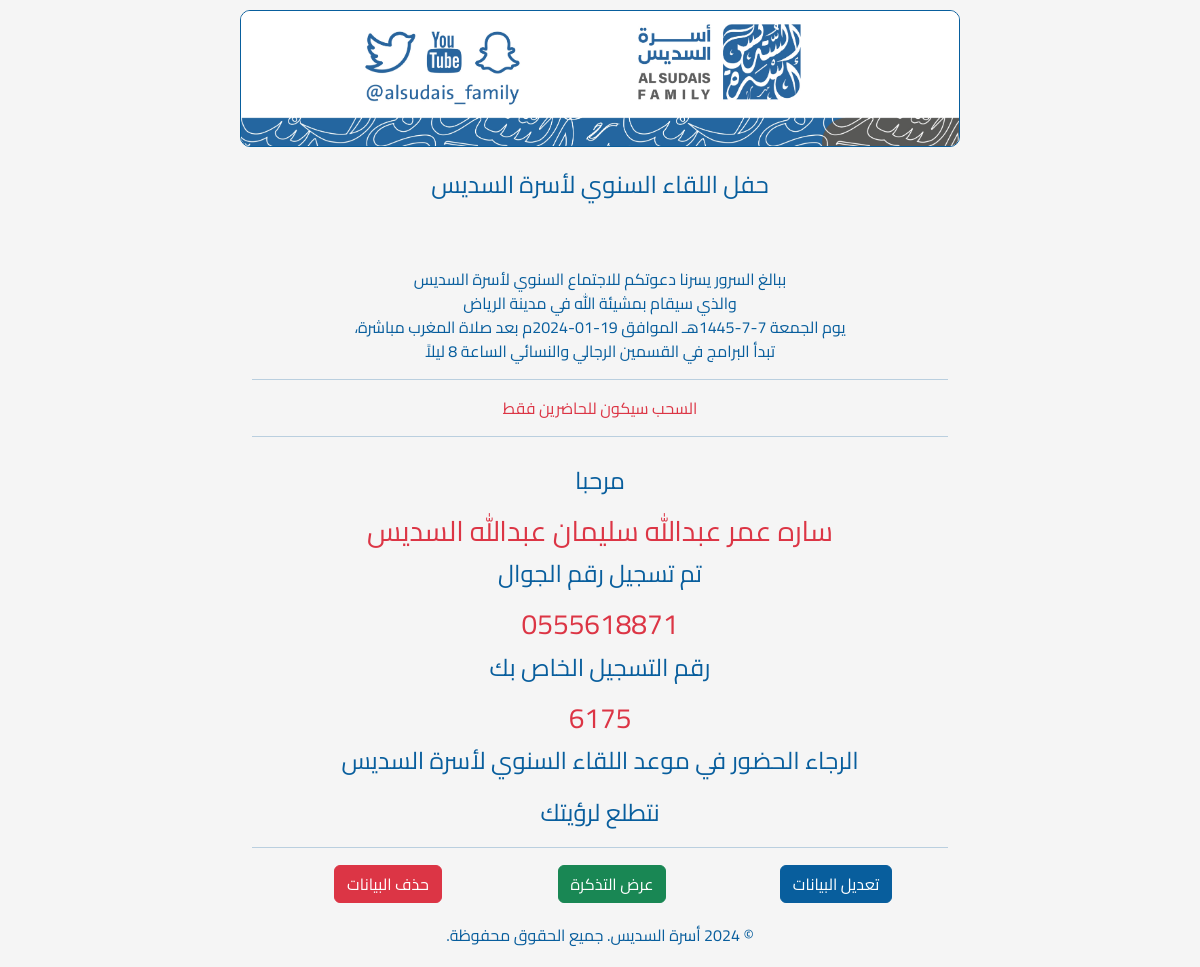
/registered/0555618871, run on an earlier commit of the app's database.
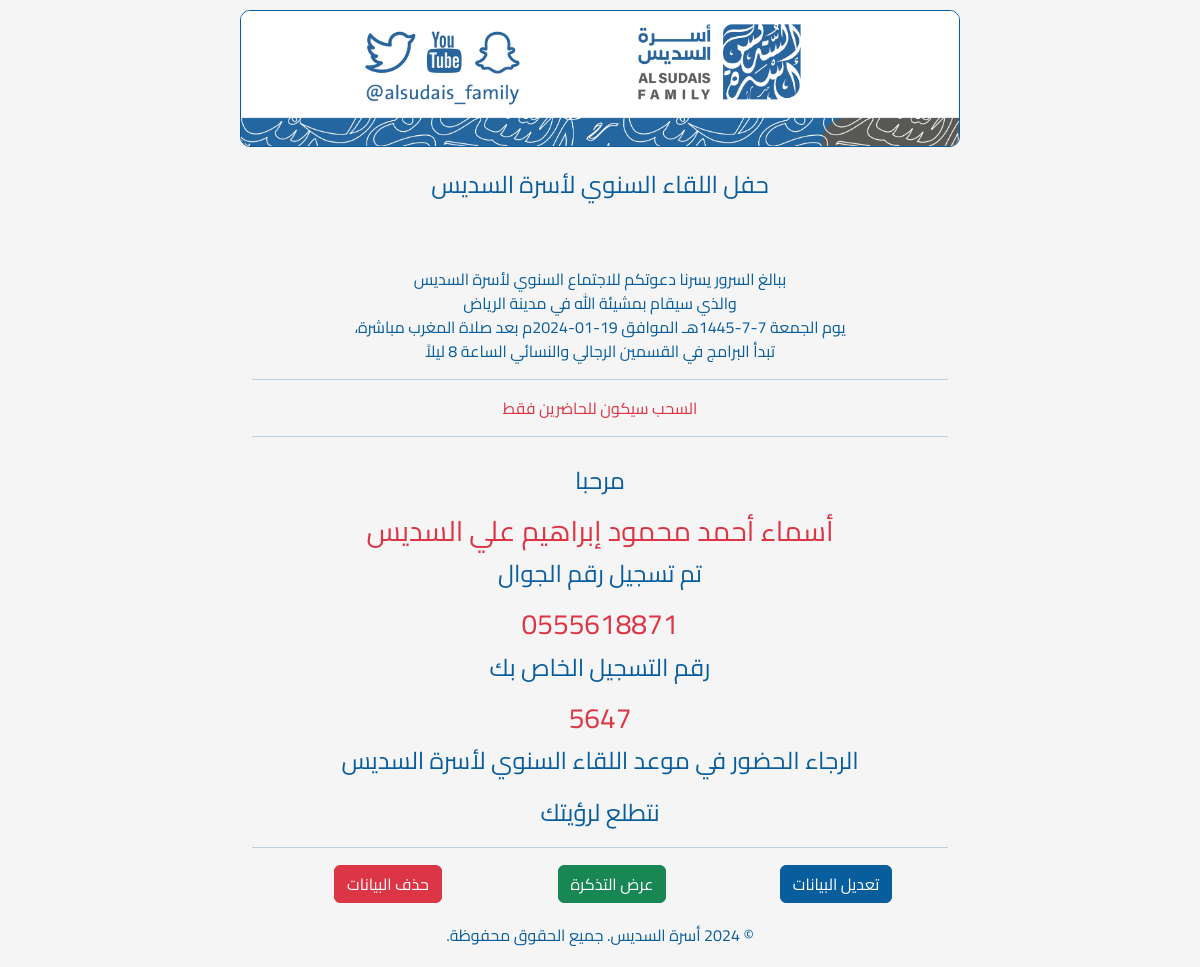
And on a later commit of the database.
### app.py (models this page shows)
class Registration(db.Model):
    __tablename__ = "registration"
    id = db.Column(db.Integer, primary_key=True, autoincrement=True)
    phone_number = db.Column(db.String(16), unique=True, nullable=False)
    first_name = db.Column(db.Text, nullable=False)
    family_name = db.Column(db.Text, nullable=False)
    father_name = db.Column(db.Text)
    first_grand_name = db.Column(db.Text)
    second_grand_name = db.Column(db.Text)
    third_grand_name = db.Column(db.Text)
    relation = db.Column(db.Text)
    age = db.Column(db.String(3))
    gender = db.Column(db.String(15))
    city = db.Column(db.Text)
    attendance = db.Column(db.Text, nullable=False)
    ideas = db.Column(db.Text)
    registration_number = db.Column(db.String(4), unique=True)
    prize_id = db.Column(db.Integer, db.ForeignKey("prize.id", name="fk_reg_prize_id"))
    is_attended = db.Column(db.Boolean, default=False)

### app.py (the view)
@app.route("/registered/<phone_number>", methods=["POST", "GET"])
def registered(phone_number):
    if not is_registered(phone_number):
        return redirect(url_for("index"))
    return render_template("registered.html", user_data=get_user_data(phone_number))

### app.py (called while the page is built)
def is_registered(phone_number):
    return Registration.query.filter_by(phone_number=phone_number).first() is not None

### templates/registered.html (shortened to what this page needs)
<!DOCTYPE html>
{% extends 'base.html' %}
{% block content %}
    <div class="header">
        <div class="text-center font-weight-bold">ببالغ السرور يسرنا دعوتكم للاجتماع السنوي لأسرة السديس</div>
        <div class="text-center font-weight-bold">والذي سيقام بمشيئة الله في مدينة الرياض</div>
        <div class="text-center font-weight-bold">يوم الجمعة 7-7-1445هـ الموافق 19-01-2024م بعد صلاة المغرب مباشرة،</div>
        <div class="text-center font-weight-bold">تبدأ البرامج في القسمين الرجالي والنسائي الساعة 8 ليلاً</div>
        <hr>
        <div class="text-center font-weight-bold text-danger">السحب سيكون للحاضرين فقط</div>
        <hr>
    </div>
    <div class="container text-center fs-3-rem" id="contentToConvert">
        <p>مرحبا</p>
        <h3 class="text-danger font-weight-bold">{{user_data.first_name}} {{user_data.father_name}} {{user_data.first_grand_name}} {{user_data.second_grand_name}} {{user_data.third_grand_name}} {{user_data.family_name}}</h3>
        <p>تم تسجيل رقم الجوال</p>
        <h3 class="text-danger font-weight-bold">{{user_data.phone_number}}</h3>
        <p>رقم التسجيل الخاص بك</p>
        <h3 class="text-danger font-weight-bold">{{user_data.registration_number}}</h3>
        <p>الرجاء الحضور في موعد اللقاء السنوي لأسرة السديس</p>
        <p>نتطلع لرؤيتك</p>
    </div>
    <hr>
    <div class="container text-center fs-3-rem row">
        <div class="col">
            <form action="{{ url_for('register', phone_number=user_data.phone_number) }}" method="GET" style="display: inline;">
                <button type="submit" class="btn btn-primary">تعديل البيانات</button>
            </form>
        </div>
        <div class="col">
            <a href="{{ url_for('ticket', phone_number=user_data.phone_number) }}" class="btn btn-success">عرض التذكرة</a>
        </div>
        <div class="col">
            <button type="button" class="btn btn-danger" data-bs-toggle="modal" data-bs-target="#deleteModal">حذف البيانات</button>
        </div>
    </div>
{% endblock %}

### templates/base.html (shortened to what this page needs)
<!DOCTYPE html>
<html lang="ar" dir="rtl">
<head>
    <link rel="stylesheet" href="https://cdn.jsdelivr.net/npm/bootstrap@5.3.2/dist/css/bootstrap.rtl.min.css">
    <link rel="stylesheet" href="https://cdnjs.cloudflare.com/ajax/libs/font-awesome/6.5.1/css/all.min.css">
    <link rel="stylesheet" href="{{ url_for('static', filename='styles/mystyle.css') }}">
</head>
<body>
    <div class="header">
        <img src="/static/Header.jpg" alt="Header Image">
        <div class="welcome-message">حفل اللقاء السنوي لأسرة السديس</div>
    </div>
    <div class="container mt-4">
        {% block content %}{% endblock %}
    </div>
    <div class="footer" style="text-align: center; margin-top: 20px; margin-bottom: 20px;">
        <p>© 2024 أسرة السديس. جميع الحقوق محفوظة.</p>
    </div>
</body>
</html>

### static/styles/mystyle.css (style rules this page uses)
* { font-family: 'Cairo-Regular', sans-serif; }
body { font-family: 'Cairo-Regular', sans-serif; background-color: whitesmoke; color: #085E9D; font-family: Arial, sans-serif; margin-left: auto; margin-right: auto; }
@media (min-width: 768px) { body { max-width: 60%; } }
.header { padding-top: 10px; padding-bottom: 10px; text-align: center; }
.header img { max-width: 100%; min-height: 100px; border-radius: 10px; border-width: 1px; border-color: #085E9D; border-style: solid; }
.welcome-message { font-size: 24px; margin: 20px 0; }
.btn-primary { background-color: #085E9D; border-color: #085E9D; min-width: 100px; }
.fs-3-rem { font-size: 1.5rem; }

What changed in the data, as far as the page shows it:
removed Registration: first_name "ساره", father_name "عمر", first_grand_name "عبدالله", second_grand_name "سليمان", third_grand_name "عبدالله", family_name "السديس", phone_number "0555618871", registration_number "6175"
added Registration: first_name "أسماء", father_name "أحمد", first_grand_name "محمود", second_grand_name "إبراهيم", third_grand_name "علي", family_name "السديس", phone_number "0555618871", registration_number "5647"
